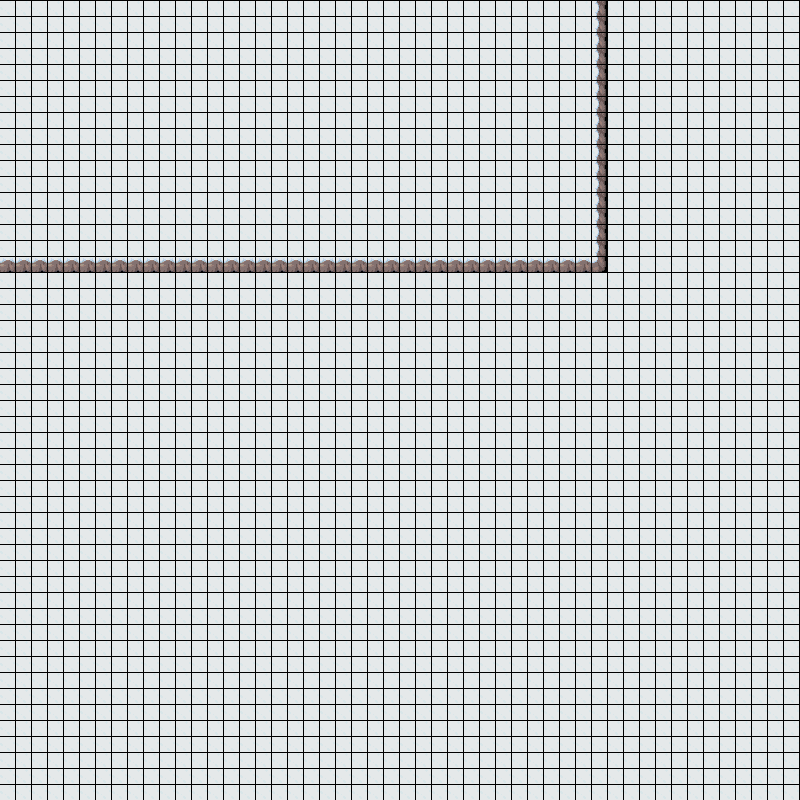

Below is a game level as drawn by its tile map, then a one-line description and the .tmx that defines it (tile-layer data replaced by summaries):
An orthogonal 50x50 tile map with 16x16 px tiles, 2 tile layers (Calque 1, Calque 2), 2 tilesets.

<map version="1.2" tiledversion="1.3.4" orientation="orthogonal" renderorder="right-down" width="50" height="50" tilewidth="16" tileheight="16" infinite="0" nextlayerid="6" nextobjectid="1">
 <tileset firstgid="1" source="TileSetBasic.tsx" />
 <tileset firstgid="1768" source="isthereabackground.tsx" />
 <layer id="1" name="Calque 1" width="50" height="50" offsetx="0.454545" offsety="-0.30303">
  <data>[2500 cells, 2500 non-empty, 4 distinct tile ids]</data>
 </layer>
 <layer id="5" name="Calque 2" width="50" height="50">
  <data>[2500 cells, 0 non-empty, 0 distinct tile ids]</data>
 </layer>
</map>
